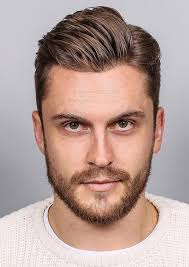
#> input picture computer Vision/haarcascades face and eye detection/images/static_image3.jpeg, 189 x 267 px, found by its file name
$ python haarcascades_single_image.py
#> lines starting #> are read from the running program, lines starting #| are printed output that depends on the picture; after the words box and inside, x2 and y2 are one past the last pixel; in counts of white or black regions, pixels touching at a corner belong together
import cv2 as cv
import numpy as np

#Load face cascade and hair cascade from haarcascades folder
face_cascade = cv.CascadeClassifier("F:\quantanics\computer Vision\haarcascades face and eye detection\haarcascades\haarcascade_frontalface_default.xml")
eye_cascade = cv.CascadeClassifier("F:\quantanics\computer Vision\haarcascades face and eye detection\haarcascades\haarcascade_eye.xml")

#Read image in img and convert it to grayscale and store in gray.
#Image is converted to grayscale, as face cascade doesn't require to operate on coloured images.
img = cv.imread(r"F:\quantanics\computer Vision\haarcascades face and eye detection\images\static_image3.jpeg")
#> img is the input picture: shape (267, 189, 3); mean B, G, R 150.8, 157.5, 181.2
gray = cv.cvtColor(img, cv.COLOR_BGR2GRAY)
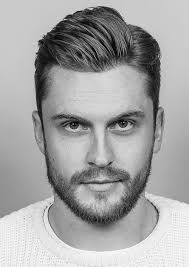
#> gray: shape (267, 189); min 2, max 253, mean 163.9

#Detect all faces in image.
faces = face_cascade.detectMultiScale(gray, 1.3, 5)
#> faces = [[30, 77, 137, 137]]

#Draw a rectangle over the face, and detect eyes in faces
for (x,y,w,h) in faces:
    cv.putText(img, "Tamilnilavan.K", (10, 30), cv.FONT_HERSHEY_SIMPLEX, 0.7, (255, 0, 0), 2)
    cv.rectangle(img,(x,y),(x+w,y+h),(255,0,0),2)

    #ROI is region of interest with area having face inside it.
    roi_gray = gray[y:y+h, x:x+w]
    roi_color = img[y:y+h, x:x+w]

    #Detect eyes in face
    eyes = eye_cascade.detectMultiScale(roi_gray)

    for (ex,ey,ew,eh) in eyes:
        #cv.putText(roi_color, "Tamilnilavan.K", (100, 300), cv.FONT_HERSHEY_SIMPLEX, 0.7, (255, 0, 0), 2)
        cv.rectangle(roi_color,(ex,ey),(ex+ew,ey+eh),(0,255,0),2)
#> this loop made 1 pass
#> (x, y, w, h, eyes) on pass 1: (30, 77, 137, 137, [[25, 30, 36, 36], [74, 29, 36, 36]])
#> pass 1, `roi_gray = gray[y:y+h, x:x+w]`:
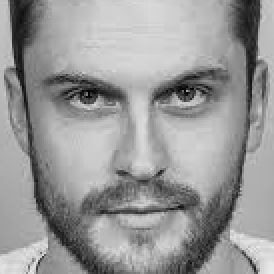
#> roi_gray: shape (137, 137) (shown 2 times larger); min 3, max 234, mean 152.2
#> pass 1, `roi_color = img[y:y+h, x:x+w]`:
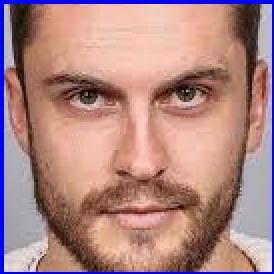
#> roi_color: shape (137, 137, 3) (shown 2 times larger); mean B, G, R 130.9, 134.6, 174.9
#> after the loop:
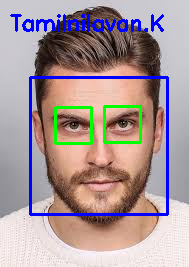
#> img: shape (267, 189, 3); 7.06% of pixels changed, all inside (x1, y1, x2, y2) = (10, 14, 169, 216)
#> after the loop:
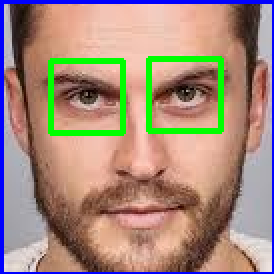
#> roi_color: shape (137, 137, 3) (shown 2 times larger); 4.56% of pixels changed, all inside (x1, y1, x2, y2) = (24, 28, 112, 68)
#cv.putText(img, "Tamilnilavan.K", (100, 300), cv.FONT_HERSHEY_SIMPLEX, 0.7, (255, 0, 0), 2)
cv.imshow('Image', img)
#cv.imwrite(r"F:\quantanics\computer Vision\haarcascades face and eye detection\output\output_image3.jpg", img)  # Save the output image
cv.waitKey(0)
cv.destroyAllWindows()

$ run again, with computer Vision/haarcascades face and eye detection/images/static_image2.jpeg copied over computer Vision/haarcascades face and eye detection/images/static_image3.jpeg
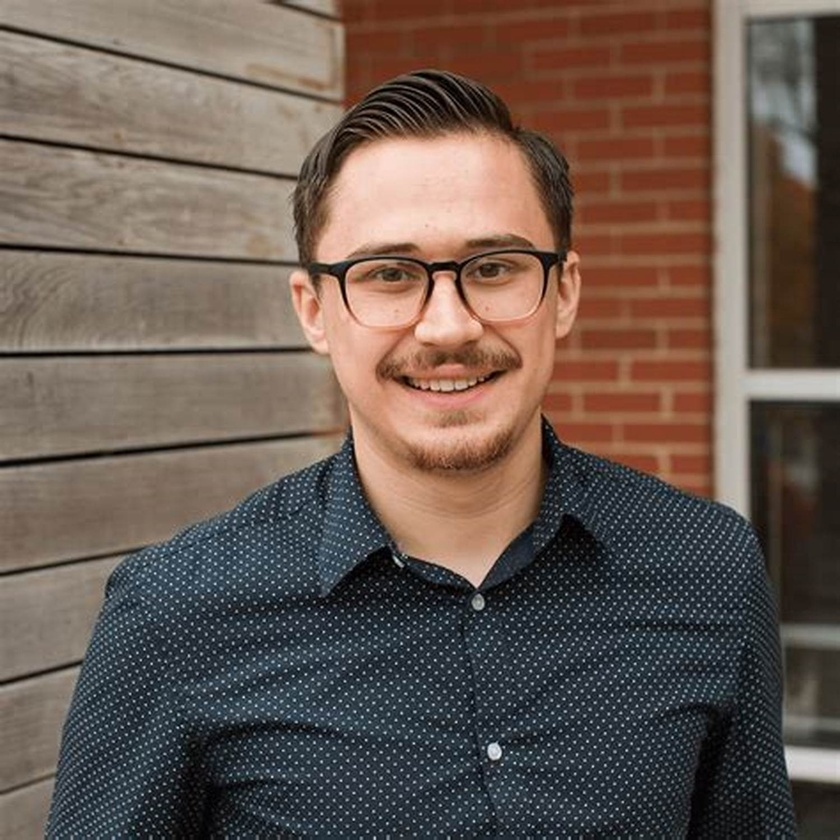
#> input picture computer Vision/haarcascades face and eye detection/images/static_image2.jpeg, 840 x 840 px, shrunk from 1500 x 1500 before the run, found by its file name
#> img is the input picture: shape (840, 840, 3); mean B, G, R 80.9, 89.8, 105.1
#> `gray = cv.cvtColor(img, cv.COLOR_BGR2GRAY)`:
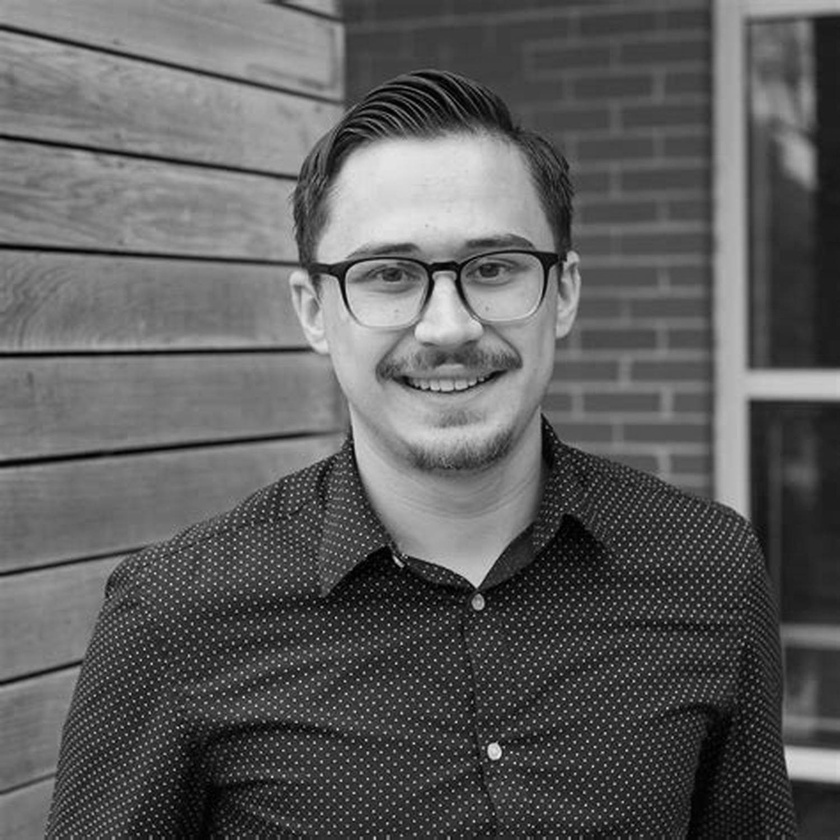
#> gray: shape (840, 840); min 0, max 244, mean 93.3
#> faces = [[283, 144, 332, 332]]
#> the loop `for (x,y,w,h) in faces:` made 1 pass
#> (x, y, w, h, eyes) on pass 1: (283, 144, 332, 332, [[182, 103, 49, 49], [80, 104, 56, 56]])
#> after the loop `for (x,y,w,h) in faces:`:
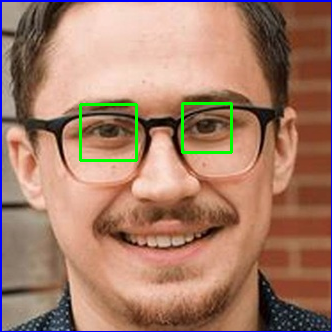
#> roi_color: shape (332, 332, 3); mean B, G, R 105.2, 124.8, 165.1

$ run again, with computer Vision/haarcascades face and eye detection/images/static_image1.jpg copied over computer Vision/haarcascades face and eye detection/images/static_image3.jpeg
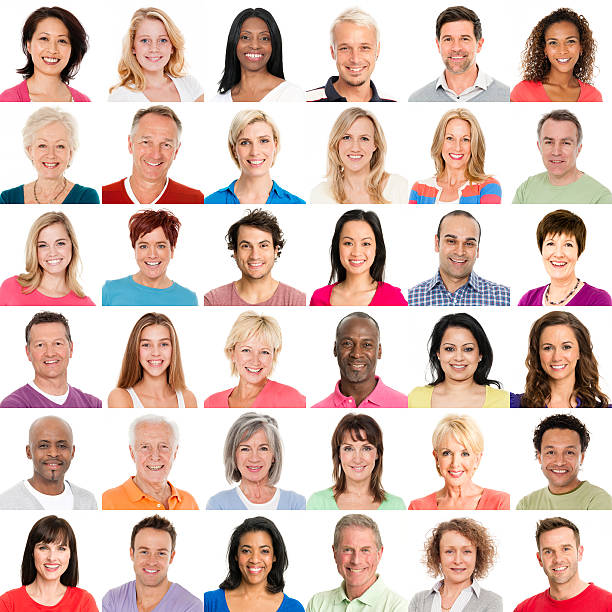
#> input picture computer Vision/haarcascades face and eye detection/images/static_image1.jpg, 612 x 612 px, found by its file name
#> img is the input picture: shape (612, 612, 3); mean B, G, R 186.7, 194.5, 217.8
#> `gray = cv.cvtColor(img, cv.COLOR_BGR2GRAY)`:
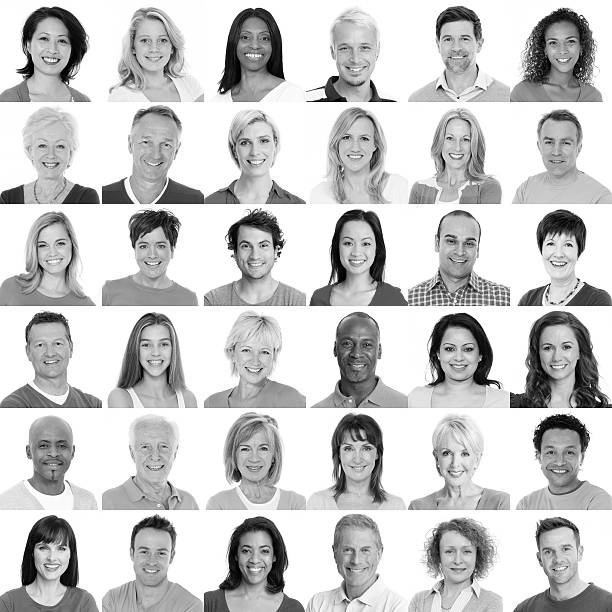
#> gray: shape (612, 612); min 0, max 255, mean 200.6
#> faces = 36 rows, first 6: [432, 18, 53, 53], [539, 24, 47, 47], [435, 122, 47, 47], [533, 122, 51, 51], [128, 227, 48, 48], [228, 225, 54, 54]
#> the loop `for (x,y,w,h) in faces:` made 36 passes
#> after the loop `for (x,y,w,h) in faces:`:
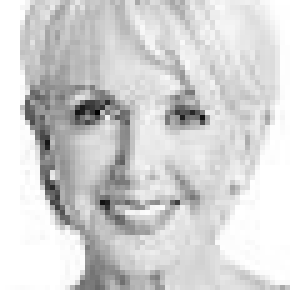
#> roi_gray: shape (58, 58) (shown 5 times larger); min 1, max 255, mean 210.6
